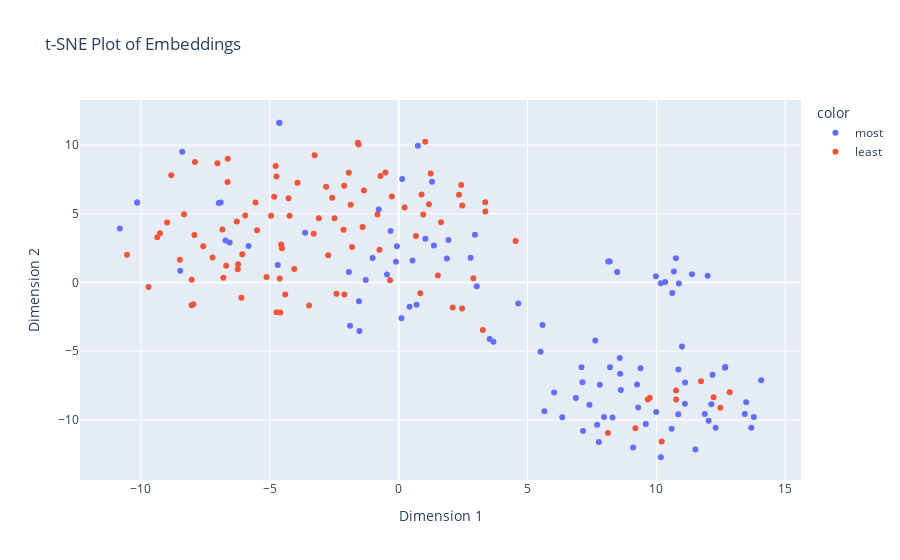

Here is the notebook cell this chart was saved with:
### Code cell
import ast
import pandas as pd
import numpy as np
from sklearn.manifold import TSNE
import plotly.express as px


df_1 = pd.read_csv("../metadata/merged_metadata_popularity_features.csv")
df_1['url'] = df_1['url'].astype(str).apply(str.strip)

df_2 = pd.read_csv("../metadata/embeddings_transcript.csv")
df_2['url'] = df_2['url'].astype(str).apply(str.strip)

df = pd.merge(df_1, df_2, on="url")

most = df.sort_values(by="log_Beautiful_views_norm", ascending=False).iloc[:100, :]
least = df.sort_values(by="log_Beautiful_views_norm", ascending=False).iloc[-100:, :]

# Compute t-SNE transformation
embeddings_audio_most = np.array([ast.literal_eval(emb) for emb in most['features_embedding_mean']])
embeddings_audio_least = np.array([ast.literal_eval(emb) for emb in least['features_embedding_mean']])
embeddings_audio = np.concatenate([embeddings_audio_most, embeddings_audio_least], axis=0)

embeddings_text_most = np.array([ast.literal_eval(emb) for emb in most['embeddings']])
embeddings_text_least = np.array([ast.literal_eval(emb) for emb in least['embeddings']])
embeddings_text = np.concatenate([embeddings_text_most, embeddings_text_least], axis=0)

embeddings_all = np.concatenate([embeddings_audio, embeddings_text], axis=-1)
colors = ["most"]*len(embeddings_audio_most) + ["least"]*len(embeddings_audio_least)

tsne = TSNE(n_components=2, random_state=42)
embeddings_2d = tsne.fit_transform(embeddings_audio)

# Create a DataFrame for Plotly
df_embeddings = pd.DataFrame(embeddings_2d, columns=['Dimension 1', 'Dimension 2'])

# Plot using Plotly Express
fig = px.scatter(df_embeddings, x='Dimension 1', y='Dimension 2', title='t-SNE Plot of Embeddings', color=colors)
fig.show()

### Figure 1 — Plotly figure (JSON) as saved in the notebook; plotly's stock layout.template omitted (floating-point values rounded to 4 significant figures)
{"data": [{"hovertemplate": "color=most<br>Dimension 1=%{x}<br>Dimension 2=%{y}<extra></extra>", "legendgroup": "most", "marker": {"color": "#636efa", "symbol": "circle"}, "mode": "markers", "name": "most", "orientation": "v", "showlegend": true, "x": [1.296, 9.981, 8.593, 12.66, 11.38, -1.932, -1.89, 10.34, 0.7444, 6.032, -6.906, 8.578, 10.76, 11.99, 7.131, 13.78, 12.67, 9.293, 0.423, 3.531, 8.478, 11.11, 4.641, 10.62, 7.628, 10.85, -0.3155, -1.539, 2.96, 0.1072, 8.2, 6.876, 7.701, 13.43, 13.49, 7.766, -6.983, 10.59, -1.279, -1.014, -10.14, 10.87, 12.03, 8.188, 8.133, -0.1043, 13.68, 10.68, -10.15, -5.825, 0.6943, 10.99, -4.63, -8.399, 8.298, -4.635, 5.656, 1.036, 3.029, -8.476, 14.07, 7.969, 2.792, 9.385, 0.5362, 9.25, -10.82, 12.3, -6.558, -0.4542, 10.17, 8.621, 9.588, 7.403, 11.51, -0.07035, 11.88, -0.7761, 10.86, -4.69, 9.991, 10.17, 12.13, 11.11, 12.18, 0.1364, 5.506, 1.87, 1.934, 7.805, 7.093, -6.717, 3.677, 9.098, -1.524, 6.348, 5.58, 7.151, 1.366, -3.631], "xaxis": "x", "y": [7.323, 0.4541, -6.641, -6.196, 0.6023, 0.7698, -3.152, 0.03556, 9.94, -7.997, 5.811, -5.497, 1.765, 0.4863, -7.257, -9.788, -6.147, -9.1, -1.767, -4.115, 0.7596, -8.819, -1.537, -0.7621, -4.227, -9.59, 3.749, -1.359, 3.475, -2.597, -6.17, -8.403, -10.36, -9.564, -8.716, -11.6, 5.784, -10.64, 0.1825, 1.776, 5.824, -0.07291, -10.06, 1.53, 1.524, 1.5, -10.57, 0.7909, 5.813, 2.654, -1.616, -4.657, 11.6, 9.504, -9.827, 11.62, -9.372, 3.19, -0.2813, 0.8496, -7.11, -9.781, 1.799, -6.245, 1.604, -7.42, 3.93, -10.57, 2.916, 0.5802, -12.72, -7.83, -10.3, -8.896, -12.15, 2.635, -9.564, 5.314, -6.325, 1.275, -9.431, -0.05532, -8.863, -7.285, -6.718, 7.534, -5.036, 1.748, 3.094, -7.445, -6.166, 3.047, -4.312, -12.0, -3.531, -9.801, -3.086, -10.81, 2.681, 3.626], "yaxis": "y", "type": "scatter"}, {"hovertemplate": "color=least<br>Dimension 1=%{x}<br>Dimension 2=%{y}<extra></extra>", "legendgroup": "least", "marker": {"color": "#EF553B", "symbol": "circle"}, "mode": "markers", "name": "least", "orientation": "v", "showlegend": true, "x": [9.187, 12.48, -7.903, 12.85, -6.244, -5.127, -3.926, -1.557, -6.069, 1.176, -1.861, -5.494, 0.9522, -4.774, -3.261, -5.955, -6.84, -0.2642, -0.3336, -6.282, 2.465, -4.832, 12.22, -9.368, -2.734, -5.555, -2.114, -6.805, -7.032, 4.538, -6.105, 2.899, -1.811, 3.263, -4.593, -0.7065, -7.584, 10.76, -8.031, 11.73, -6.693, -1.935, 10.77, -4.403, -6.641, 2.342, -8.329, -2.414, -2.139, -4.742, -3.296, -4.952, -8.036, 1.642, 0.8871, -4.561, -1.35, -4.742, -8.825, -4.531, 1.241, -4.274, -6.229, 9.742, -2.579, -3.099, -2.816, 0.6685, -0.7441, -8.493, -7.927, 3.361, -3.478, 10.21, -2.491, -8.987, -4.051, -2.106, 9.665, -0.5106, 3.358, -4.232, -7.223, 0.8385, -9.262, 2.097, 0.23, 8.12, -4.619, 1.522, -1.583, -7.968, -10.54, 2.461, 2.426, -0.8229, -1.401, -6.632, -9.708, 1.031], "xaxis": "x", "y": [-10.6, -9.11, 8.768, -7.984, 0.9671, 0.3975, 7.248, 10.04, 2.056, 5.689, 5.66, 3.801, 4.953, 8.466, 9.259, 4.879, 3.861, 6.252, 0.1584, 4.441, 5.6, 6.233, -8.345, 3.293, 1.98, 5.812, 7.039, 0.3382, 8.673, 3.018, -1.113, 0.2994, 2.587, -3.451, -2.189, 7.74, 2.642, -7.864, 0.2026, -7.194, 1.209, 7.974, -8.517, -0.8759, 7.313, 6.389, 4.959, -0.8284, 3.84, -2.175, 3.538, 4.855, -1.662, 4.373, 6.405, 2.763, 6.695, 7.717, 7.797, 2.488, 7.935, 6.124, 1.32, -8.385, 6.173, 4.68, 6.972, 3.383, 2.377, 1.656, 3.454, 5.167, -1.668, -11.58, 4.678, 4.365, 0.9753, -0.8788, -8.508, 7.997, 5.844, 4.853, 1.816, -0.7809, 3.573, -1.813, 5.458, -10.95, 0.2918, 0.5112, 10.17, -1.582, 2.011, -1.896, 7.095, 4.942, 4.04, 8.998, -0.3261, 10.24], "yaxis": "y", "type": "scatter"}], "layout": {"xaxis": {"anchor": "y", "domain": [0.0, 1.0], "title": {"text": "Dimension 1"}}, "yaxis": {"anchor": "x", "domain": [0.0, 1.0], "title": {"text": "Dimension 2"}}, "legend": {"title": {"text": "color"}, "tracegroupgap": 0}, "title": {"text": "t-SNE Plot of Embeddings"}}}
